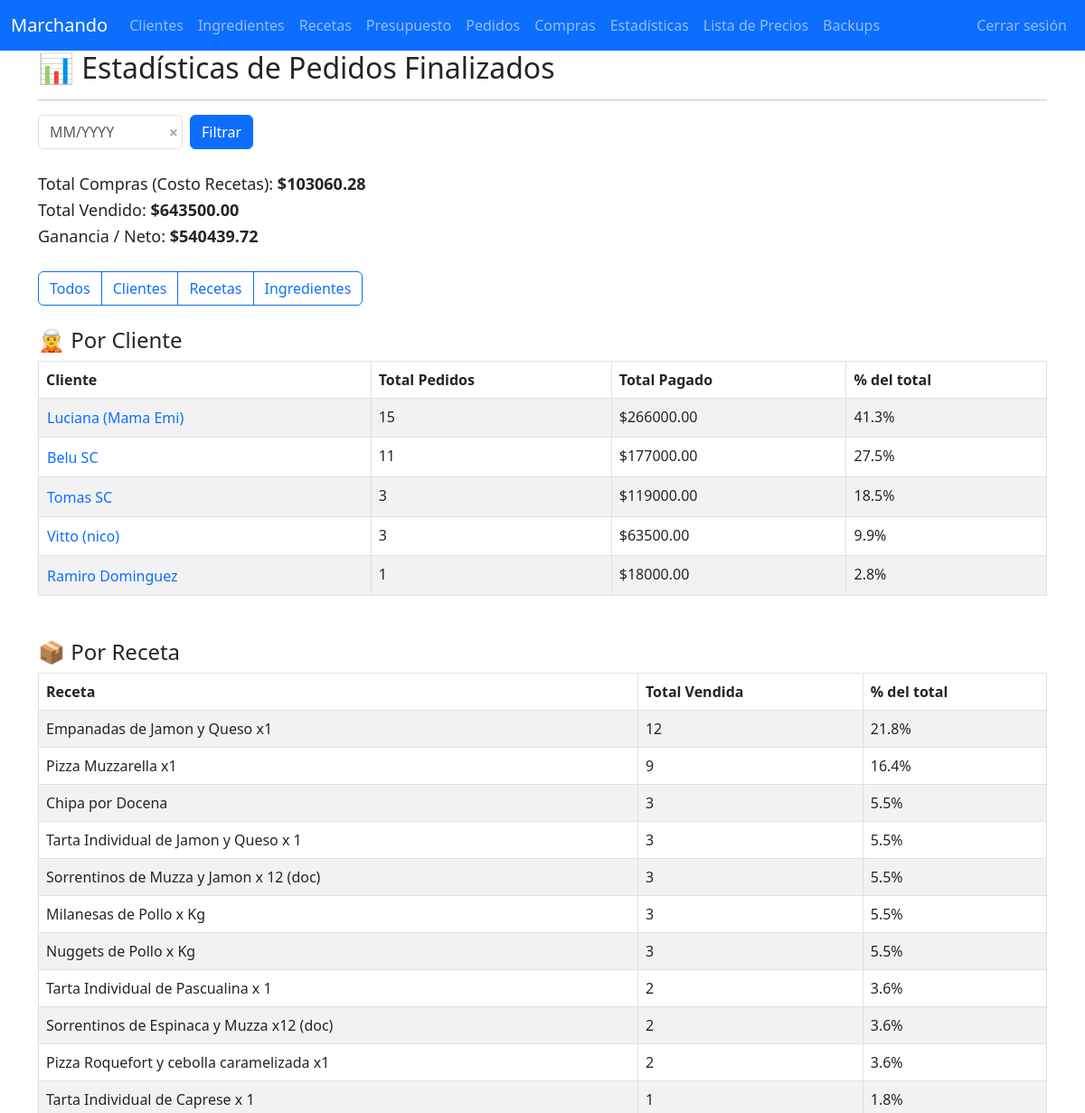
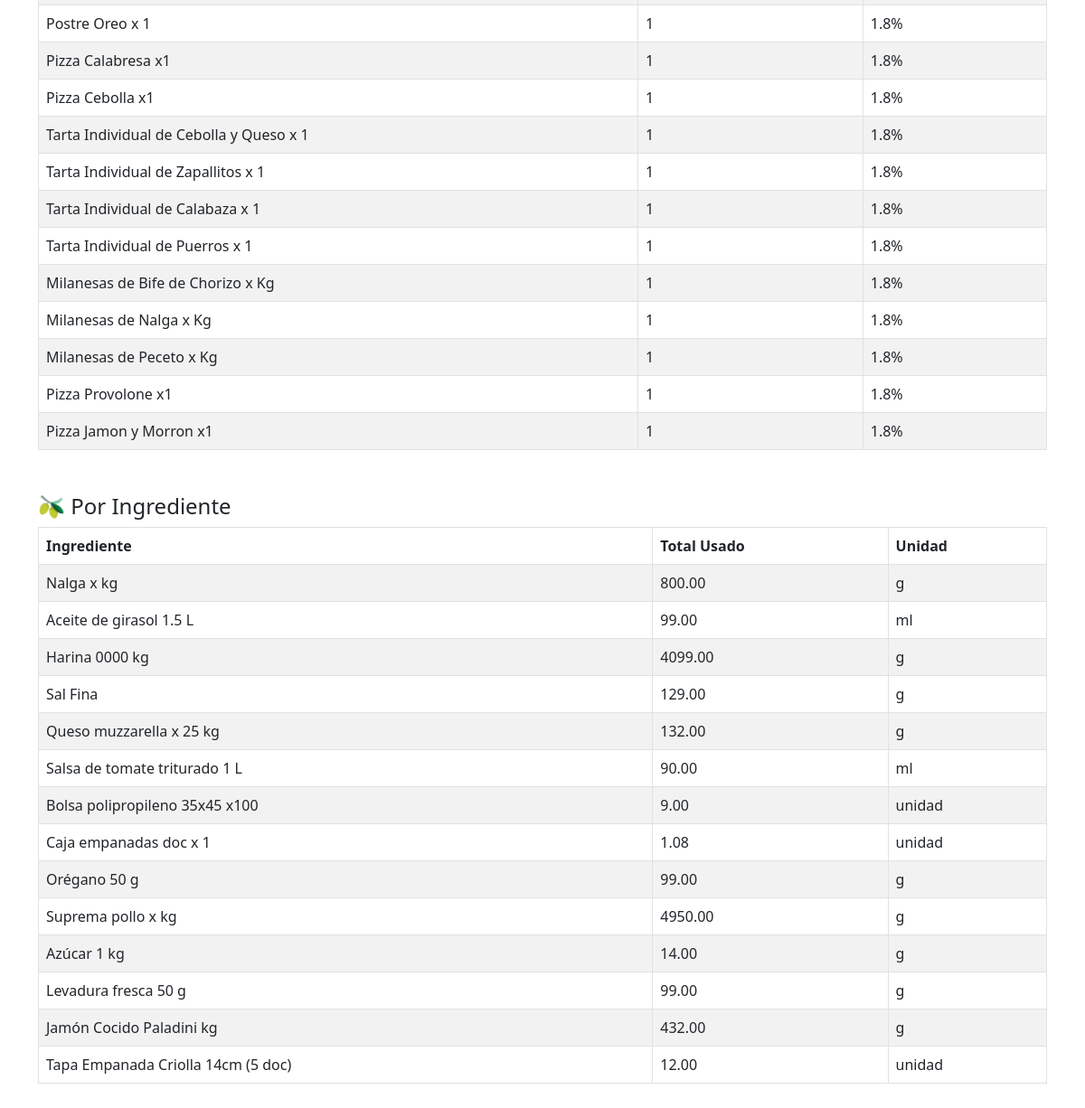
The app's page /estadisticas_pedidos (signed in) with its own data (2 pictures, top to bottom).
### tables this page shows
CREATE TABLE clientes (
    id INTEGER PRIMARY KEY AUTOINCREMENT,
    nombre TEXT NOT NULL,
    contacto TEXT,
    direccion TEXT
);

CREATE TABLE recetas (
    id INTEGER PRIMARY KEY AUTOINCREMENT,
    nombre TEXT NOT NULL,
    referencia TEXT,
    UNIQUE(nombre)
);

CREATE TABLE ingredientes (
    id INTEGER PRIMARY KEY AUTOINCREMENT,
    producto TEXT NOT NULL,
    tipo TEXT,
    referencia TEXT,
    cantidad TEXT,
    unidad TEXT,
    costo_total REAL,
    costo_unitario REAL,
    ultima_actualizacion TEXT, codigo_barra,
    UNIQUE(producto)
);

### app.py (the view, shortened to what this page needs)
@app.route('/estadisticas_pedidos', methods=['GET'])
@login_required
def estadisticas_pedidos():
    conn = get_conn()
    cur = conn.cursor()
    fecha = request.args.get('fecha', '').strip()
    filtro_sql = ""
    params = []
    pedidos = cur.execute(
        f"SELECT * FROM pedidos p WHERE p.estado = 'finalizado' {filtro_sql}",
        params
    ).fetchall()
    total_recetas = sum([p['cantidad'] for p in pedidos]) if pedidos else 0
    total_vendido = sum([p['precio_total'] for p in pedidos]) if pedidos else 0
    ingredientes = cur.execute(f"""
        SELECT i.id,
               i.producto AS ingrediente,
               i.unidad AS unidad,
               i.costo_unitario AS costo_unitario,
               SUM(ri.cantidad * p.cantidad) AS total_usado
        FROM pedidos p
        JOIN receta_ingredientes ri ON p.receta_id = ri.receta_id
        JOIN ingredientes i ON ri.ingrediente_id = i.id
        WHERE p.estado = 'finalizado' {filtro_sql}
        GROUP BY i.id
    """, params).fetchall()
    total_costo = sum([f['total_usado'] * f['costo_unitario'] for f in ingredientes]) if ingredientes else 0
    clientes = cur.execute(f"""
        SELECT c.id,
               c.nombre AS cliente,
               COUNT(p.id) AS total_pedidos,
               SUM(p.precio_total) AS total_pagado
        FROM pedidos p
        JOIN clientes c ON p.cliente_id = c.id
        WHERE p.estado = 'finalizado' {filtro_sql}
        GROUP BY c.id
        ORDER BY total_pagado DESC
    """, params).fetchall()
    recetas = cur.execute(f"""
        SELECT r.id,
               r.nombre AS receta,
               SUM(p.cantidad) AS total_vendida
        FROM pedidos p
        JOIN recetas r ON p.receta_id = r.id
        WHERE p.estado = 'finalizado' {filtro_sql}
        GROUP BY r.id
        ORDER BY total_vendida DESC
    """, params).fetchall()
    conn.close()
    return render_template('estadisticas_pedidos.html',
                           total_recetas=total_recetas,
                           total_vendido=total_vendido,
                           total_costo=total_costo,
                           ganancia=total_vendido - total_costo,
                           clientes=clientes,
                           recetas=recetas,
                           ingredientes=ingredientes,
                           fecha=fecha)

### app.py (called while the page is built)
def login_required(f):
    @wraps(f)
    def decorated_function(*args, **kwargs):
        if not session.get('logged_in'): # PRUEBAS LOCALES
            return redirect(url_for('login', next=request.path))
        return f(*args, **kwargs)
    return decorated_function

def get_conn():
    conn = sqlite3.connect(DB_NAME)
    conn.row_factory = sqlite3.Row
    return conn

### templates/estadisticas_pedidos.html (shortened to what this page needs)
{% extends 'base.html' %}
{% block content %}
<link rel="stylesheet" href="https://cdn.jsdelivr.net/npm/flatpickr/dist/flatpickr.min.css">
<link rel="stylesheet" href="https://cdn.jsdelivr.net/npm/flatpickr/dist/plugins/monthSelect/style.css">
<h2>📊 Estadísticas de Pedidos Finalizados</h2>
<hr>
<form method="get" id="form-filtros" class="mb-4 d-flex gap-2 align-items-center">
  <div style="position: relative; width: 160px;">
    <input id="fecha" name="fecha" type="text"
           class="form-control {{ 'filtro-activo' if request.args.get('fecha') else '' }}"
           placeholder="MM/YYYY"
           value="{{ request.args.get('fecha', '') }}" autocomplete="off"
           style="padding-right: 30px;">
    <button type="button" id="btn-clear-fecha" title="Borrar filtro fecha" style="
      position: absolute;
      right: 5px;
      top: 50%;
      transform: translateY(-50%);
      border: none;
      background: transparent;
      color: #aaa;
      font-weight: bold;
      cursor: pointer;
      font-size: 18px;
      line-height: 1;
      padding: 0;
      user-select: none;
    ">&times;</button>
  </div>
  <button type="submit" class="btn btn-primary">Filtrar</button>
</form>
<div class="mb-4" style="font-size: 18px; line-height: 1.6;">
  <div>Total Compras (Costo Recetas): <strong>${{ '%.2f'|format(total_costo) }}</strong></div>
  <div>Total Vendido: <strong>${{ '%.2f'|format(total_vendido) }}</strong></div>
  <div>Ganancia / Neto: <strong>${{ '%.2f'|format(total_vendido - total_costo) }}</strong></div>
</div>
<div class="btn-group mb-4" role="group">
  <button class="btn btn-outline-primary" onclick="filtrar('todos')">Todos</button>
  <button class="btn btn-outline-primary" onclick="filtrar('clientes')">Clientes</button>
  <button class="btn btn-outline-primary" onclick="filtrar('recetas')">Recetas</button>
  <button class="btn btn-outline-primary" onclick="filtrar('ingredientes')">Ingredientes</button>
</div>
<div id="tabla_clientes" class="filtro-seccion mb-5">
  <h4>🧝 Por Cliente</h4>
  <table class="table table-bordered table-striped">
    <thead>
      <tr>
        <th>Cliente</th>
        <th>Total Pedidos</th>
        <th>Total Pagado</th>
        <th>% del total</th>
      </tr>
    </thead>
    <tbody>
      {% for c in clientes %}
      <tr>
        <td>
          <button class="btn btn-link p-0" style="text-decoration: none;"
                  data-bs-toggle="modal"
                  data-bs-target="#modalCliente"
                  data-cliente-id="{{ c.id }}"
                  data-cliente-nombre="{{ c.cliente }}">
            {{ c.cliente }}
          </button>
        </td>
        <td>{{ c.total_pedidos }}</td>
        <td>${{ '%.2f'|format(c.total_pagado) }}</td>
        <td>{{ '%.1f'|format((c.total_pagado / total_vendido * 100) if total_vendido else 0) }}%</td>
      </tr>
      {% endfor %}
    </tbody>
  </table>
</div>
<div id="tabla_recetas" class="filtro-seccion mb-5">
  <h4>📦 Por Receta</h4>
  <table class="table table-bordered table-striped">
    <thead>
      <tr>
        <th>Receta</th>
        <th>Total Vendida</th>
        <th>% del total</th>
      </tr>
    </thead>
    <tbody>
      {% for r in recetas %}
      <tr>
        <td>{{ r.receta }}</td>
        <td>{{ r.total_vendida }}</td>
        <td>{{ '%.1f'|format((r.total_vendida / total_recetas * 100) if total_recetas else 0) }}%</td>
      </tr>
      {% endfor %}
    </tbody>
  </table>
</div>
<div id="tabla_ingredientes" class="filtro-seccion mb-5">
  <h4>🫒 Por Ingrediente</h4>
  <table class="table table-bordered table-striped">
    <thead>
      <tr>
        <th>Ingrediente</th>
        <th>Total Usado</th>
        <th>Unidad</th>
      </tr>
    </thead>
    <tbody>
      {% for i in ingredientes %}
      <tr>
        <td>{{ i.ingrediente }}</td>
        <td>{{ '%.2f'|format(i.total_usado) }}</td>
        <td>{{ i.unidad }}</td>
      </tr>
      {% endfor %}
    </tbody>
  </table>
</div>
{% endblock %}

### templates/base.html (style rules this page uses)
body { padding-top: 56px; }

### records on screen
clientes: cliente "Luciana (Mama Emi)", total_pedidos "15", total_pagado "266000.00", total_pagado "41.3"
clientes: cliente "Belu SC", total_pedidos "11", total_pagado "177000.00", total_pagado "27.5"
clientes: cliente "Tomas SC", total_pedidos "3", total_pagado "119000.00", total_pagado "18.5"
clientes: cliente "Vitto (nico)", total_pedidos "3", total_pagado "63500.00", total_pagado "9.9"
clientes: cliente "Ramiro Dominguez", total_pedidos "1", total_pagado "18000.00", total_pagado "2.8"
recetas: receta "Empanadas de Jamon y Queso x1", total_vendida "12", total_vendida "21.8"
recetas: receta "Pizza Muzzarella x1", total_vendida "9", total_vendida "16.4"
recetas: receta "Chipa por Docena", total_vendida "3", total_vendida "5.5"
recetas: receta "Tarta Individual de Jamon y Queso x 1", total_vendida "3", total_vendida "5.5"
recetas: receta "Sorrentinos de Muzza y Jamon x 12 (doc)", total_vendida "3", total_vendida "5.5"
recetas: receta "Milanesas de Pollo x Kg", total_vendida "3", total_vendida "5.5"
recetas: receta "Nuggets de Pollo x Kg", total_vendida "3", total_vendida "5.5"
recetas: receta "Tarta Individual de Pascualina x 1", total_vendida "2", total_vendida "3.6"
recetas: receta "Sorrentinos de Espinaca y Muzza x12 (doc)", total_vendida "2", total_vendida "3.6"
recetas: receta "Pizza Roquefort y cebolla caramelizada x1", total_vendida "2", total_vendida "3.6"
recetas: receta "Tarta Individual de Caprese x 1", total_vendida "1", total_vendida "1.8"
recetas: receta "Postre Oreo x 1", total_vendida "1", total_vendida "1.8"
recetas: receta "Pizza Calabresa x1", total_vendida "1", total_vendida "1.8"
recetas: receta "Pizza Cebolla x1", total_vendida "1", total_vendida "1.8"
recetas: receta "Tarta Individual de Cebolla y Queso x 1", total_vendida "1", total_vendida "1.8"
recetas: receta "Tarta Individual de Zapallitos x 1", total_vendida "1", total_vendida "1.8"
recetas: receta "Tarta Individual de Calabaza x 1", total_vendida "1", total_vendida "1.8"
recetas: receta "Tarta Individual de Puerros x 1", total_vendida "1", total_vendida "1.8"
recetas: receta "Milanesas de Bife de Chorizo x Kg", total_vendida "1", total_vendida "1.8"
recetas: receta "Milanesas de Nalga x Kg", total_vendida "1", total_vendida "1.8"
recetas: receta "Milanesas de Peceto x Kg", total_vendida "1", total_vendida "1.8"
recetas: receta "Pizza Provolone x1", total_vendida "1", total_vendida "1.8"
recetas: receta "Pizza Jamon y Morron x1", total_vendida "1", total_vendida "1.8"
ingredientes: ingrediente "Nalga x kg", total_usado "800.00", unidad "g"
ingredientes: ingrediente "Aceite de girasol 1.5 L", total_usado "99.00", unidad "ml"
ingredientes: ingrediente "Harina 0000 kg", total_usado "4099.00", unidad "g"
ingredientes: ingrediente "Sal Fina", total_usado "129.00", unidad "g"
ingredientes: ingrediente "Queso muzzarella x 25 kg", total_usado "132.00", unidad "g"
ingredientes: ingrediente "Salsa de tomate triturado 1 L", total_usado "90.00", unidad "ml"
ingredientes: ingrediente "Bolsa polipropileno 35x45 x100", total_usado "9.00", unidad "unidad"
ingredientes: ingrediente "Caja empanadas doc x 1", total_usado "1.08", unidad "unidad"
ingredientes: ingrediente "Orégano 50 g", total_usado "99.00", unidad "g"
ingredientes: ingrediente "Suprema pollo x kg", total_usado "4950.00", unidad "g"
ingredientes: ingrediente "Azúcar 1 kg", total_usado "14.00", unidad "g"
ingredientes: ingrediente "Levadura fresca 50 g", total_usado "99.00", unidad "g"
ingredientes: ingrediente "Jamón Cocido Paladini kg", total_usado "432.00", unidad "g"
ingredientes: ingrediente "Tapa Empanada Criolla 14cm (5 doc)", total_usado "12.00", unidad "unidad"

### other values on screen
{{ '%.2f'|format(total_costo) }} "103060.28"
{{ '%.2f'|format(total_vendido) }} "643500.00"
{{ '%.2f'|format(total_vendido - total_costo) }} "540439.72"
